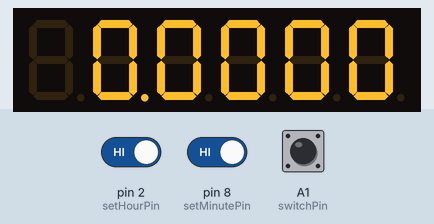
This sketch was run on a simulated Arduino Uno, built with avr-gcc and run on an emulated ATmega328P. On the bench: 6-digit seven-segment display. The inputs (shaded band) are chosen by the test bench; at power-on: A1 (switchPin) HIGH, pin 2 (setHourPin) HIGH, pin 8 (setMinutePin) HIGH. The local clock reads 2024-03-15 10:24:30 at power-on unless the sketch sets it.

Above: at 1.2 s.
1.3 s: A1 (switchPin) pulled LOW for 1 s
At 2.05 s:
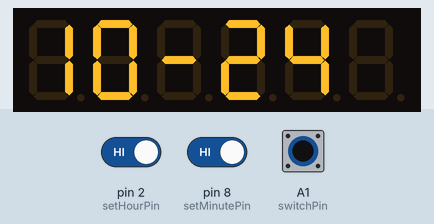
3.8 s: A1 (switchPin) pulled LOW for 3.2 s
8.5 s: pin 2 (setHourPin) driven LOW and pin 8 (setMinutePin) driven LOW and A1 (switchPin) driven LOW
At 11.4 s:
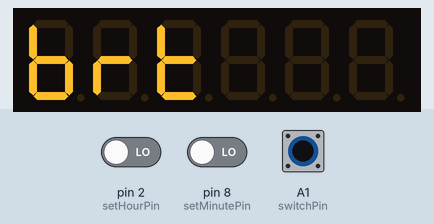
11.5 s: pin 2 (setHourPin) driven HIGH
At 12.26 s:
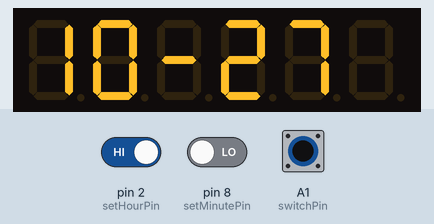
13.5 s: A1 (switchPin) driven HIGH
At 14.6 s:
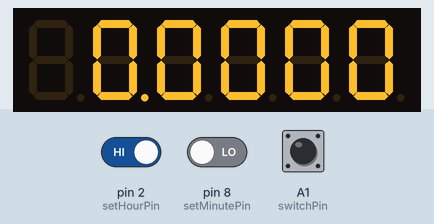
15.0 s: A1 (switchPin) driven LOW
At 15.15 s:
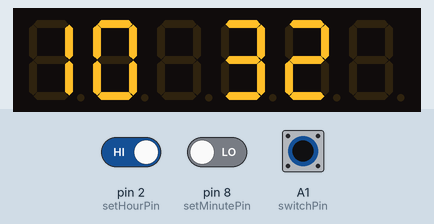
Timing chart, 0 to 17.5 s (numbered marks = the images above; inputs shaded):
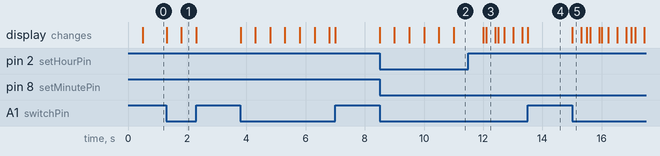

The sketch:

VFDtoLED_R100.ino
```cpp
/*Conversie VFD → Afișaj LED cu funcție duală: ceas & frecvențmetru
  Autor: Traian Angfheluță YO3HFP
  e-mail: yo3hfp@yahoo.com
  Data: 09.05.2025

  Acest proiect înlocuiește complet modulul original de afișaj VFD
  al receptorului de unde scurte Kenwood R-1000,
  păstrând însă funcționalitatea esențială și autenticul aspect estetic al panoului frontal.
  Inițial, receptorul era echipat cu un afișaj VFD controlat de circuitul integrat OKI MSM5524,
  greu (sau de negăsit) și imposibil de reparat în cazul defectării.
*/

#include <SevSeg.h>
#include <Wire.h>
#include "RTClib.h"
#include <FreqCount.h>

SevSeg sevseg;
RTC_DS3231 rtc;

const byte switchPin = A1;       // Comutator mod: ceas/frecventa
const byte setHourPin = 2;       // Buton setare ora
const byte setMinutePin = 8;     // Buton setare minut

unsigned long lastMillis = 0;
bool showTime = false;
bool isDim = false;
unsigned long showBrightnessUntil = 0;

void setup() {
  // Setări afișaj
  byte numDigits = 6;
  byte digitPins[] = {A2, 3, 4, A3, 0, 1};
  byte segmentPins[] = {6, 7, A0, 9, 10, 11, 12, 13};
  bool resistorsOnSegments = true;
  byte hardwareConfig = COMMON_ANODE;

  sevseg.begin(hardwareConfig, numDigits, digitPins, segmentPins, resistorsOnSegments);
  sevseg.setBrightness(90);  // valoare inițială: luminozitate normală

  // RTC
  Wire.begin();
  rtc.begin();

  // Pini butoane
  pinMode(switchPin, INPUT_PULLUP);
  pinMode(setHourPin, INPUT_PULLUP);
  pinMode(setMinutePin, INPUT_PULLUP);

  // FreqCount
  FreqCount.begin(500);  // 0.5 secunde
}

void loop() {
  showTime = (digitalRead(switchPin) == LOW);

  if (showTime) {
    handleTimeSetting();     // verifică butoanele H și M pentru setare oră
    // Afișează ora doar dacă nu e activ mesajul de luminozitate
    extern unsigned long showBrightnessUntil; // declarare externă
    if (millis() >= showBrightnessUntil) {
      displayTime();
    }
  } else {
    if (FreqCount.available()) {
      unsigned long count = FreqCount.read();
      count = count * 2.0;  // compensare pentru 0.5s

      long freq = (long)count * 10 - 455000;
      if (freq < 0) freq = 0;

      freq = freq / 100;  // sute de Hz
      sevseg.setNumber(freq, 4);  // format X.XXX.X
    }
  }

  handleBrightnessToggle();  // verifică apăsarea simultană D2 + D8
  sevseg.refreshDisplay();   // actualizează display-ul
}

// Afișare HH-MM cu separator clipitor
void displayTime() {
  static unsigned long lastToggle = 0;
  static bool dashVisible = true;

  unsigned long currentMillis = millis();
  if (currentMillis - lastToggle >= 500) {
    dashVisible = !dashVisible;
    lastToggle = currentMillis;
  }

  DateTime now = rtc.now();
  int hour = now.hour();
  int minute = now.minute();

  char timeStr[7];
  if (dashVisible) {
    snprintf(timeStr, sizeof(timeStr), "%02d-%02d", hour, minute);
  } else {
    snprintf(timeStr, sizeof(timeStr), "%02d %02d", hour, minute);
  }

  sevseg.setChars(timeStr);
}

// Setare ora și minut cu debounce
void handleTimeSetting() {
  static unsigned long lastHourPress = 0;
  static unsigned long lastMinutePress = 0;
  static unsigned long lastBrightnessToggle = 0;


  bool hourPressed = digitalRead(setHourPin) == LOW;
  bool minutePressed = digitalRead(setMinutePin) == LOW;

  // Dacă ambele butoane sunt apăsate simultan
  if (hourPressed && minutePressed) {
    if (millis() - lastBrightnessToggle > 500) {
      isDim = !isDim;
      sevseg.setBrightness(isDim ? -10 : 200); // Valori recomandate in cazul afisajului OPD-S3010LR-BW (la nevoie, modificati)
      sevseg.setChars("brt");  // mesaj vizual
      showBrightnessUntil = millis() + 1000; // Afișează "brt" 1 sec.
      lastBrightnessToggle = millis();
    }
    return;
  }

  // Doar unul dintre butoane e apăsat:
  if (hourPressed && millis() - lastHourPress > 300) {
    DateTime now = rtc.now();
    rtc.adjust(DateTime(now.year(), now.month(), now.day(), (now.hour() + 1) % 24, now.minute(), 0));
    lastHourPress = millis();
  }

  if (minutePressed && millis() - lastMinutePress > 300) {
    DateTime now = rtc.now();
    rtc.adjust(DateTime(now.year(), now.month(), now.day(), now.hour(), (now.minute() + 1) % 60, 0));
    lastMinutePress = millis();
  }

  // Dacă încă trebuie să afișeze "brt"
  if (millis() < showBrightnessUntil) {
    return; // evităm să suprascriem cu ora/frecvența
  }
}


// Schimbă luminozitatea când D2 + D8 sunt apăsate simultan
void handleBrightnessToggle() {
  static bool lastBothPressed = false;
  static bool isDim = false;

  bool hourPressed = digitalRead(setHourPin) == LOW;
  bool minutePressed = digitalRead(setMinutePin) == LOW;
  bool bothPressed = hourPressed && minutePressed;

  // Detectare tranziție LOW -> HIGH (apasare simultana)
  if (bothPressed && !lastBothPressed) {
    isDim = !isDim;
    sevseg.setBrightness(isDim ? -10 : 200); //la fel ca la linia 121
  }

  lastBothPressed = bothPressed;
}
```

Measured:
- after the input at 1.3 s, the display: first changes at once (image 1 shows a later state)
- after the input at 8.5 s, the display: first changes at once (image 2 shows a later state)
- after the input at 11.5 s, the display: first changes after 0.51 s (image 3 shows a later state)
- after the input at 15.0 s, the display: changes at once (image 5)
